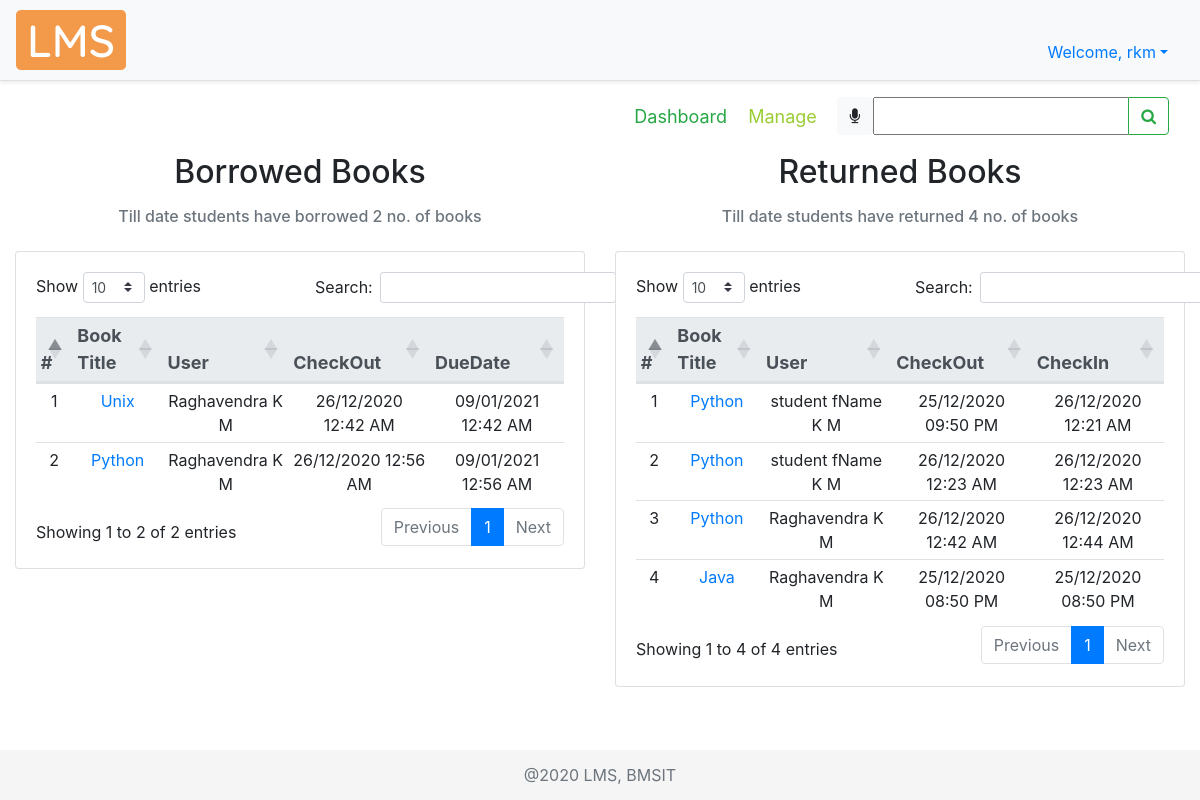
/dashboard/ (signed in), run on the app's committed database.
### account/models.py (models this page shows, shortened)
class Account(AbstractBaseUser):
    COURSES = (
        ("ISE","Information Science Engineering"),
        ("CSE","Computer Science Engineering"),
        ("ECE","Electronics and Communication Engineering"),
        ("ME","Mechanical Engineering"),
        ("ETE","Electronics and Telecommunication Engineering"),
        ("EEE","Electrical and Electronics Engineering"),
        ("CIV","Civil Engineering"),
        ("MCA","Master of Computer Applications"),
        ("AI&ML","Artificial Intelligence and Machine Learning")
    )
    SEM = (
        (1, 1),
        (2, 2),
        (3, 3),
        (4, 4),
        (5, 5),
        (6, 6),
        (7, 7),
        (8, 8),
    )
    email = models.EmailField(verbose_name="email", max_length=50, unique=True, help_text="Email id")
    username = models.CharField(max_length=30, unique=True, help_text="Username")
    fName = models.CharField(max_length=20, help_text='First name')
    mName = models.CharField(max_length=20, help_text='Middle name', blank=True)
    lName = models.CharField(max_length=20, help_text='Last name', blank=True)
    streetAddr = models.CharField(max_length=50, help_text="Street Address", null=True)
    district = models.CharField(max_length=20, null=True, help_text="District")
    state = models.CharField(max_length=20, null=True, help_text="State")
    pinCode = models.CharField(max_length=6, null=True, help_text="PIN Code")
    phoneNum = models.CharField(max_length=10, null=True, blank=True, help_text="Phone number")
    USN = models.CharField(max_length=10, null=True, unique=True, blank=True, help_text="University Serial Number")
    course = models.CharField(max_length=50, null=True, choices=COURSES, blank=True, help_text="Branch")
    sem = models.PositiveSmallIntegerField(null=True, choices=SEM, blank=True, help_text="Semester")
    salary = models.CharField(max_length=6, null=True, blank=True, help_text="Salary")
    date_joined = models.DateTimeField(verbose_name='date joined', auto_now_add=True)
    last_login = models.DateTimeField(verbose_name='last login', auto_now=True)
    is_admin = models.BooleanField(default=False)
    is_active = models.BooleanField(default=True)
    is_staff = models.BooleanField(default=False)
    is_superuser = models.BooleanField(default=False)
    USERNAME_FIELD = 'email'
    REQUIRED_FIELDS = ['username', 'fName']
    objects = MyAccountManager()

### libraryApp/models.py (models this page shows, shortened)
class BOOK(models.Model):
    GENRE = (
        ("CS", "Computer Science"),
        ("MATH", "Mathematics"),
        ("ELE", "Electronics"),
        ("TC", "Telecommunication"),
        ("CHE", "Chemistry"),
        ("PHY", "Physics"),
        ("MEC", "Mechanics"),
        ("EVS", "Environmental Science"),
        ("BIO", "Bioengineering"),
        ("BUS", "Business Skills"),
    )
    bookTitle = models.CharField(max_length=50, help_text="Book Title")
    genre = models.CharField(max_length=30, null=True, choices=GENRE, help_text="Category")
    pubYear = models.CharField(max_length=4, null=True, help_text="Year of publication")
    isbn = models.CharField(max_length=13, null=True, unique=True, help_text="International Standard Book Number")
    librarianID = models.ForeignKey(
        settings.AUTH_USER_MODEL, null=True, on_delete=models.SET_NULL, help_text="Librarian ID")
    pubID = models.ForeignKey(PUBLISHER, null=True, on_delete=models.CASCADE, help_text="Publisher ID")
    authorID = models.ManyToManyField(AUTHOR, help_text="Authors")
    def __str__(self):
        return self.bookTitle

class BORROWEDBOOK(models.Model):
    checkOut = models.DateTimeField(auto_now_add=True, null=True, help_text="Check out date")
    dueDate = models.DateTimeField(null=True, blank=True, help_text="Due date")
    checkIn = models.DateTimeField(auto_now_add=False, null=True, blank=True, help_text="Check in date")
    userID = models.ForeignKey(settings.AUTH_USER_MODEL, null=True, on_delete=models.SET_NULL, help_text="User ID")
    bookID = models.ForeignKey(BOOK, null=True, on_delete=models.CASCADE, help_text="Book ID")

### libraryApp/views.py (the view, shortened to what this page needs)
# urls.py: path('dashboard/', views.dashboard, name="dashboard"),
@login_required(login_url='signin')
def dashboard(request):
    dashboard = 'libraryApp/dashboard.html'
    myFilter = BookFilter(request.GET, queryset=BOOK.objects.all())
    if request.method == "POST":
        print(request.POST)
        return redirect(searchBook, book=request.POST['bookTitle'])
    dbActive = True
    bCount = 0
    rCount = 0
    books = BOOK.objects.all()
    bbList = []
    rbList = []
    user = request.user
    if user.is_staff:
        for i in books:
            bb = i.borrowedbook_set.all()
            if bb.exists():
                for j in bb:
                    userName = j.userID.fName + " " + j.userID.mName + " " + j.userID.lName
                    if j.checkIn is None:
                        bCount += 1
                        bbList.append(tempDashboard(
                            None, j.bookID, j.bookID.id, userName, None, None, j.checkOut, None, j.dueDate))
                    else:
                        rCount += 1
                        rbList.append(tempDashboard(
                            None, j.bookID, j.bookID.id, userName, None, None, j.checkOut, j.checkIn, None))
    context = {
        "borrowedBooks": bbList,
        "bCount": bCount,
        "returnedBooks": rbList,
        "rCount": rCount,
        "myFilter": myFilter,
        "dbActive": dbActive
    }
    return render(request, dashboard, context)

### libraryApp/templates/libraryApp/dashboard.html (shortened to what this page needs)
{% extends 'libraryApp/main.html' %}
{% load static %}
{% block content %}
<nav class="navbar">
  <div class="navbar-nav mySubMenu ml-auto">
    <nav>
      <a class="text-success" href="{% url 'dashboard' %}">Dashboard</a>
      {% if request.user.is_staff %}
        <a href="{% url 'manage' %}" title="Click here to manage books">Manage</a>
      {% endif %}
    </nav>
  </div>
  <form class="form-inline" method="POST">
    <div class="input-group">
      <div id="speech" class="btn btn-light" title="Click the mic to speak">
        <i class="fa fa-microphone" aria-hidden="true"></i>
      </div>
      {{myFilter.form}}
      <div class="input-group-append">
        <button id="searchButton" class="btn btn-outline-success" type="submit">
          <i class="fa fa-search"></i>
        </button>
      </div>
    </div>
  </form>
</nav>
<div class="row">
  <div class="col-md-6 cardMargin">
    <h2 class="text-center">Borrowed Books</h2>
    <div class="col-md-12 mt-3">
      <h6 class="form-text text-center text-muted">
      {% if request.user.is_staff %}
        {% if bCount > 0 %}
          Till date students have borrowed {{bCount}} no. of books
        {% else %}
          Currently, students have not borrowed any books☹
        {% endif %}
      {% else %}
      {% if bCount > 0 %}
          Till date you have borrowed {{bCount}} no. of books
        {% else %}
          <p>Click <a href="{% url 'borrowbook' %}">here</a> to borrow books from the library</p>
        {% endif %}
      {% endif %}
      </h6>
    </div>
    <div class="card card-body mt-4">
      <table id="dataTable1" class="table table-sm table-hover text-center">
        <thead class="thead-light threadText">
          <tr>
            <th scope="col">#</th>
            <th scope="col">Book Title</th>
            {% if request.user.is_staff %}
              <th scope="col">User</th>
            {% endif %}
            <th scope="col">CheckOut</th>
            <th scope="col">DueDate</th>
          </tr>
        </thead>
        {% for i in borrowedBooks %}
        <tr>
          <td>{{forloop.counter}}</td>
          <td><a href="{% url 'viewbook' i.bookID %}">{{i.bookTitle}}</a></td>
          {% if request.user.is_staff %}
            <td>{{i.userName}}</td>
          {% endif %}
          <td>{{i.checkOut|date:"d/m/Y h:i A"}}</td>
          <td>{{i.dueDate|date:"d/m/Y h:i A"}}</td>
        </tr>
        {% endfor %}
      </table>
    </div>
  </div>
  <br>
  <div class="col-md-6 cardMargin">
    <h2 class="text-center">Returned Books</h2>
    <div class="col-md-12 mt-3">
      <h6 class="form-text text-center text-muted">
        Till date {% if request.user.is_staff %}
            students
          {% else %}
             you
          {% endif %} have returned {{rCount}} no. of books
      </h6>
    </div>
    <div class="card card-body mt-4">
      <table id="dataTable2" class="table table-sm table-hover text-center">
        <thead class="thead-light threadText text-center">
          <tr>
            <th scope="col">#</th>
            <th scope="col">Book Title</th>
            {% if request.user.is_staff %}
              <th scope="col">User</th>
            {% endif %}
            <th scope="col">CheckOut</th>
            <th scope="col">CheckIn</th>
          </tr>
        </thead>
        {% for i in returnedBooks %}
        <tr>
          <td>{{forloop.counter}}</td>
          <td><a href="{% url 'viewbook' i.bookID %}">{{i.bookTitle}}</a></td>
          {% if request.user.is_staff %}
            <td>{{i.userName}}</td>
          {% endif %}
          <td>{{i.checkOut|date:"d/m/Y h:i A"}}</td>
          <td>{{i.checkIn|date:"d/m/Y h:i A"}}</td>
        </tr>
        {% endfor %}
      </table>
    </div>
  </div>
</div>
{% endblock %}

### libraryApp/templates/libraryApp/navbar.html (shortened to what this page needs)
{% load static %}
    <div class="d-flex flex-column flex-md-row align-items-center p-2 px-md-3 mb-2 bg-light border-bottom shadow-sm">
      <img class="logo my-0 mr-md-auto font-weight-normal" src="{% static '/img/lms.png' %}" alt="LMS Logo">
        <nav class="nav pt-4">
            <li class="nav-item dropdown">
              <a class="nav-link dropdown-toggle" data-toggle="dropdown" role="button">Welcome, {{request.user.username}}</a>
            </li>
      </nav>
    </div>

### static/css/main.css (style rules this page uses)
html { position: relative; min-height: 100%; }
body { margin-bottom: 60px; background-color: #fff; }
.cardMargin { margin-top: 10px; }
.mySubMenu { margin-right: 10px; padding: 2px; font-size: large; }
.mySubMenu a { padding-left: 8px; padding-right: 8px; color: yellowgreen; }

### libraryApp/templates/libraryApp/main.html (style rules this page uses)
.threadText { font-size: 18px; padding: 5px; margin: 5px; }

### data on the page
Account: user.username "rkm"
BOOK: bookTitle "Unix"
BORROWEDBOOK: checkOut "26/12/2020 12:42 AM", dueDate "09/01/2021 12:42 AM"
BOOK: bookTitle "Python", bookTitle "Python" "Python" "Python"
BORROWEDBOOK: checkOut "26/12/2020 12:56 AM", dueDate "09/01/2021 12:56 AM"
BORROWEDBOOK: checkOut "25/12/2020 09:50 PM", checkIn "26/12/2020 12:21 AM"
BORROWEDBOOK: checkOut "26/12/2020 12:23 AM", checkIn "26/12/2020 12:23 AM"
BORROWEDBOOK: checkOut "26/12/2020 12:42 AM", checkIn "26/12/2020 12:44 AM"
BOOK: bookTitle "Java"
BORROWEDBOOK: checkOut "25/12/2020 08:50 PM", checkIn "25/12/2020 08:50 PM"

### other printed values
{{ bCount }} "2"
{{ i.userName }} "Raghavendra K M" "Raghavendra K M"
{{ rCount }} "4"
{{ i.userName }} "student fName K M" "student fName K M" "Raghavendra K M" "Raghavendra K M"
